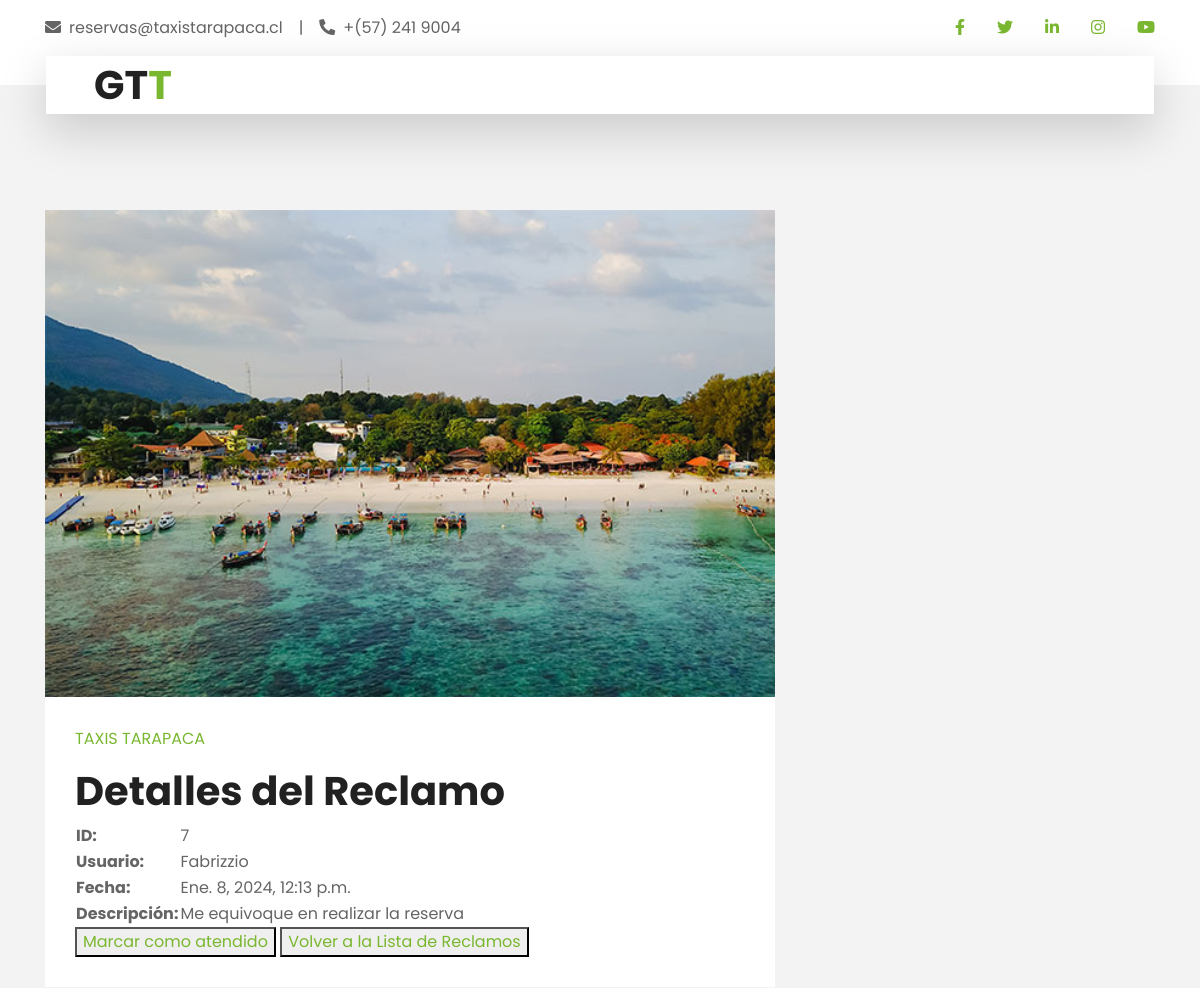
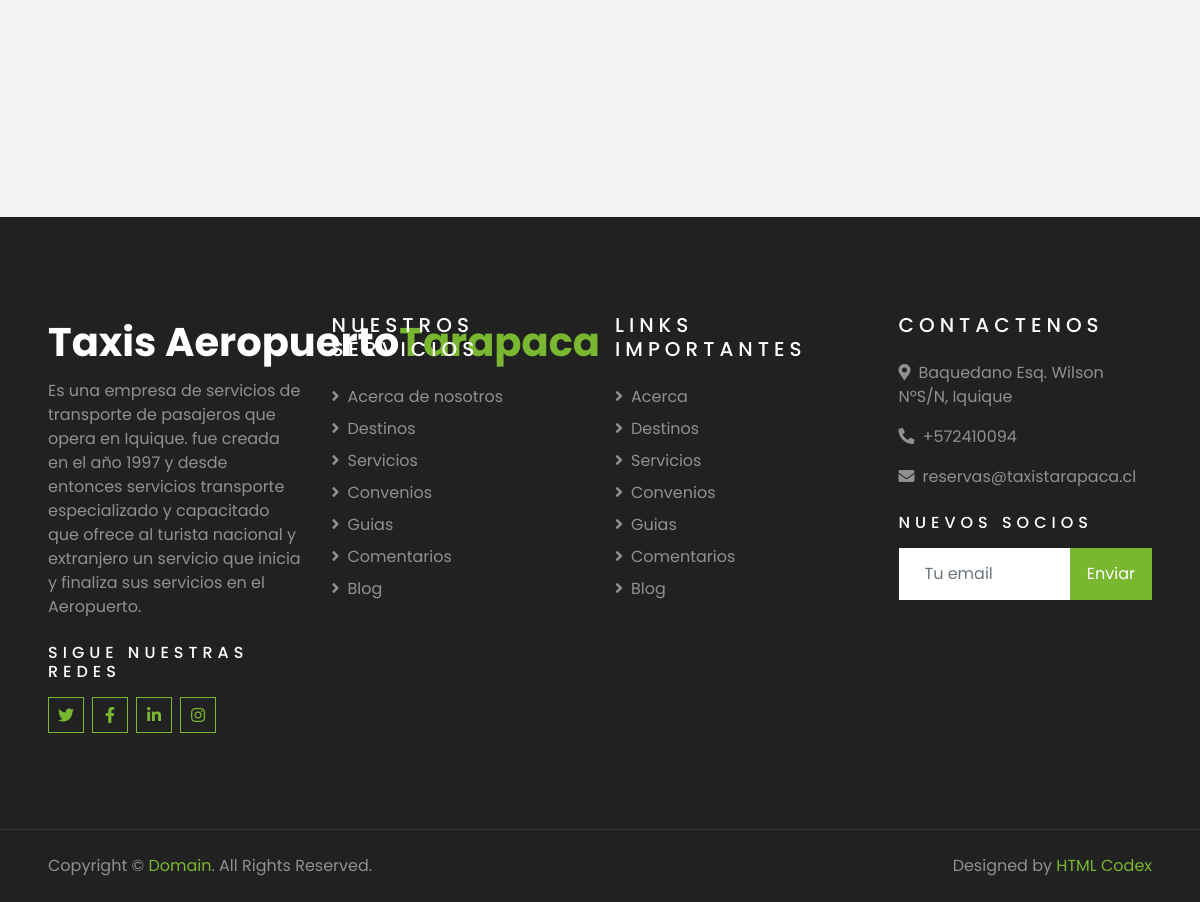
The app's page /es/scr_vdcm/7/ (signed in) with its own data (2 pictures, top to bottom).
### Gestion_viajes/models.py (models this page shows)
class Reclamo(models.Model):
    id = models.AutoField(primary_key=True,unique=True)
    tipo_reclamo = models.ForeignKey(TiposReclamo,on_delete=models.SET_NULL,null=True,blank=True,default=None)
    autor = models.ForeignKey(Usuario,on_delete=models.SET_NULL,null=True,blank=True,default=None)
    reclamacion = models.TextField(null=True,blank=True)
    estado = models.IntegerField(null=True,blank=True)
    anulado = models.IntegerField(null=True,blank=True)
    tipo_contacto = models.ForeignKey(MediosContacto,on_delete=models.SET_NULL,null=True,blank=True,default=None)
    prefijo = models.ForeignKey(PrefijosPais,on_delete=models.SET_NULL,null=True,blank=True,default=None)
    contacto = models.CharField(max_length=254,null=True,blank=True)
    viaje = models.ForeignKey(Viaje,on_delete=models.SET_NULL,null=True,blank=True,default=None)
    reserva = models.ForeignKey(Reserva,on_delete=models.SET_NULL,null=True,blank=True,default=None)
    motivo_anulacion = models.TextField(null=True,blank=True)
    deleted_at = models.DateTimeField(null=True,blank=True)
    created_at = models.DateTimeField(null=True,blank=True)

class Usuario(models.Model):
    id = models.AutoField(primary_key=True,unique=True)
    nombre = models.CharField(max_length=54,null=True,blank=True)
    run = models.IntegerField(null=True,blank=True,unique=True)
    dv = models.CharField(max_length=1,null=True,blank=True)
    apellido_p = models.CharField(max_length=54,null=True,blank=True)
    apellido_m = models.CharField(max_length=54,null=True,blank=True)
    genero = models.CharField(max_length=254,null=True,blank=True)
    nombre_usu = models.CharField(max_length=54,null=True,blank=True,unique=True)
    fecha_nacimiento = models.DateField(null=True,blank=True)
    edad = models.IntegerField(null=True,blank=True)
    tipo = models.IntegerField(null=True,blank=True)
    email = models.EmailField(max_length=254,null=True,blank=True,unique=True)
    prefijo = models.ForeignKey(PrefijosPais,on_delete=models.SET_NULL,null=True,blank=True)
    telefono = models.IntegerField(null=True,blank=True)
    password = models.TextField(null=True,blank=True)
    tipo_calle = models.ForeignKey(TiposCalle,on_delete=models.SET_NULL,blank=True,null=True,default=None)
    direccion = models.CharField(max_length=254,null=True,blank=True)
    deleted_at = models.DateTimeField(null=True,blank=True)
    created_at = models.DateTimeField(null=True,blank=True)

### Gestion_viajes/views.py (the view)
# urls.py: path("scr_vdcm/<int:id_reclamo>/",views.scr_ver_detalle_reclamo,name='scr_ver_detalle_reclamo'),
def scr_ver_detalle_reclamo(request,id_reclamo):
    usuario = request.session.get('user',None)
    if usuario is not None:
        reclamo = Reclamo.objects.get(id=id_reclamo)
        context = {'reclamo':reclamo}
        return render(request,'Gestion_viajes/scr_ver_detalles_reclamo.html',context)

### Taxis_tarapaca/templates/Gestion_viajes/scr_ver_detalles_reclamo.html (shortened to what this page needs)
{% extends "secretarias_page.html" %}
{% block content %}
    <h1>Detalles del Reclamo</h1>
    <table>
        <tr>
            <th>ID:</th>
            <td>{{ reclamo.id }}</td>
        </tr>
        <tr>
            <th>Usuario:</th>
            <td>{{ reclamo.autor.nombre }}</td>
        </tr>
        <tr>
            <th>Fecha:</th>
            <td>{{ reclamo.created_at }}</td>
        </tr>
        <tr>
            <th>Descripción:</th>
            <td>{{ reclamo.reclamacion }}</td>
        </tr>
    </table>
    <button><a href="{% url 'scr_atender_reclamo' id_reclamo=reclamo.id %}">Marcar como atendido</a></button>
    <button><a href="{% url 'scr_ver_reclamos_no_atendidos' %}">Volver a la Lista de Reclamos</a></button>
{% endblock content %}

### records on screen
Reclamo: id "7", autor.nombre "Fabrizzio", created_at "Ene. 8, 2024, 12:13 p.m.", reclamacion "Me equivoque en realizar la reserva"
